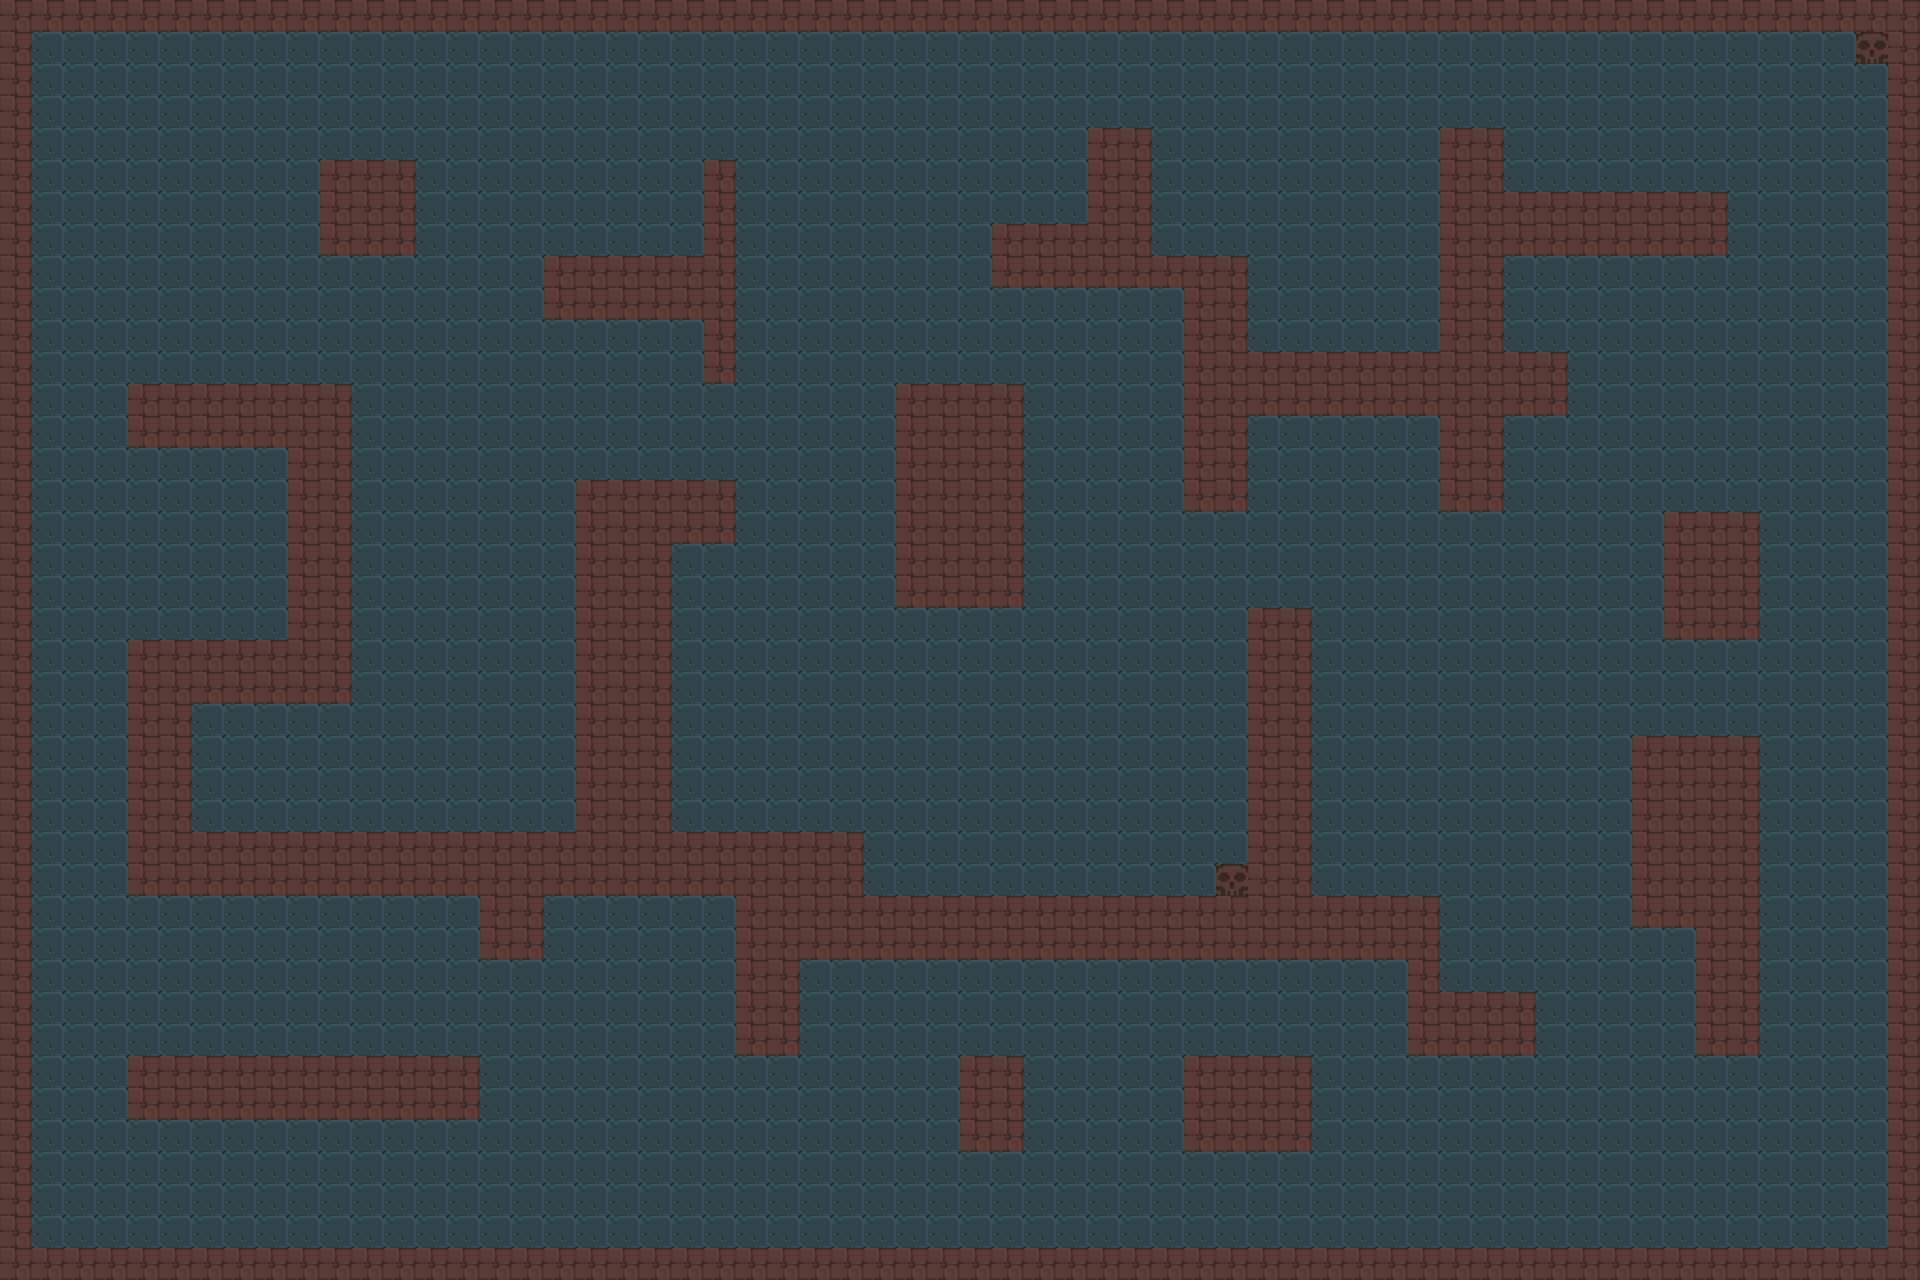

Rendered tile map (Tiled .tmx) drawn with the repository's tilesets; below, a short description and the full map source, tile grids included:
An orthogonal 60x40 tile map with 32x32 px tiles, 1 tile layer (Tile Layer 1), 2 tilesets.

<map version="1.9" tiledversion="1.9.2" orientation="orthogonal" renderorder="right-down" width="60" height="40" tilewidth="32" tileheight="32" infinite="0" nextlayerid="2" nextobjectid="1">
 <tileset firstgid="1" name="tileset" tilewidth="32" tileheight="32" tilecount="3" columns="3">
  <image source="../assets/tiles/tileset.png" width="96" height="32" />
 </tileset>
 <tileset firstgid="4" name="tileset" tilewidth="32" tileheight="32" tilecount="3" columns="3">
  <image source="../assets/tiles/tileset.png" width="96" height="32" />
 </tileset>
 <layer id="1" name="Tile Layer 1" width="60" height="40">
  <data encoding="csv">
2,2,2,2,2,2,2,2,2,2,2,2,2,2,2,2,2,2,2,2,2,2,2,2,2,2,2,2,2,2,2,2,2,2,2,2,2,2,2,2,2,2,2,2,2,2,2,2,2,2,2,2,2,2,2,2,2,2,2,2,
2,1,1,1,1,1,1,1,1,1,1,1,1,1,1,1,1,1,1,1,1,1,1,1,1,1,1,1,1,1,1,1,1,1,1,1,1,1,1,1,1,1,1,1,1,1,1,1,1,1,1,1,1,1,1,1,1,1,3,2,
2,1,1,1,1,1,1,1,1,1,1,1,1,1,1,1,1,1,1,1,1,1,1,1,1,1,1,1,1,1,1,1,1,1,1,1,1,1,1,1,1,1,1,1,1,1,1,1,1,1,1,1,1,1,1,1,1,1,1,2,
2,1,1,1,1,1,1,1,1,1,1,1,1,1,1,1,1,1,1,1,1,1,1,1,1,1,1,1,1,1,1,1,1,1,1,1,1,1,1,1,1,1,1,1,1,1,1,1,1,1,1,1,1,1,1,1,1,1,1,2,
2,1,1,1,1,1,1,1,1,1,1,1,1,1,1,1,1,1,1,1,1,1,1,1,1,1,1,1,1,1,1,1,1,1,2,2,1,1,1,1,1,1,1,1,1,2,2,1,1,1,1,1,1,1,1,1,1,1,1,2,
2,1,1,1,1,1,1,1,1,1,2,2,2,1,1,1,1,1,1,1,1,1,2,1,1,1,1,1,1,1,1,1,1,1,2,2,1,1,1,1,1,1,1,1,1,2,2,1,1,1,1,1,1,1,1,1,1,1,1,2,
2,1,1,1,1,1,1,1,1,1,2,2,2,1,1,1,1,1,1,1,1,1,2,1,1,1,1,1,1,1,1,1,1,1,2,2,1,1,1,1,1,1,1,1,1,2,2,2,2,2,2,2,2,2,1,1,1,1,1,2,
2,1,1,1,1,1,1,1,1,1,2,2,2,1,1,1,1,1,1,1,1,1,2,1,1,1,1,1,1,1,1,2,2,2,2,2,1,1,1,1,1,1,1,1,1,2,2,2,2,2,2,2,2,2,1,1,1,1,1,2,
2,1,1,1,1,1,1,1,1,1,1,1,1,1,1,1,1,2,2,2,2,2,2,1,1,1,1,1,1,1,1,2,2,2,2,2,2,2,2,1,1,1,1,1,1,2,2,1,1,1,1,1,1,1,1,1,1,1,1,2,
2,1,1,1,1,1,1,1,1,1,1,1,1,1,1,1,1,2,2,2,2,2,2,1,1,1,1,1,1,1,1,1,1,1,1,1,1,2,2,1,1,1,1,1,1,2,2,1,1,1,1,1,1,1,1,1,1,1,1,2,
2,1,1,1,1,1,1,1,1,1,1,1,1,1,1,1,1,1,1,1,1,1,2,1,1,1,1,1,1,1,1,1,1,1,1,1,1,2,2,1,1,1,1,1,1,2,2,1,1,1,1,1,1,1,1,1,1,1,1,2,
2,1,1,1,1,1,1,1,1,1,1,1,1,1,1,1,1,1,1,1,1,1,2,1,1,1,1,1,1,1,1,1,1,1,1,1,1,2,2,2,2,2,2,2,2,2,2,2,2,1,1,1,1,1,1,1,1,1,1,2,
2,1,1,1,2,2,2,2,2,2,2,1,1,1,1,1,1,1,1,1,1,1,1,1,1,1,1,1,2,2,2,2,1,1,1,1,1,2,2,2,2,2,2,2,2,2,2,2,2,1,1,1,1,1,1,1,1,1,1,2,
2,1,1,1,2,2,2,2,2,2,2,1,1,1,1,1,1,1,1,1,1,1,1,1,1,1,1,1,2,2,2,2,1,1,1,1,1,2,2,1,1,1,1,1,1,2,2,1,1,1,1,1,1,1,1,1,1,1,1,2,
2,1,1,1,1,1,1,1,1,2,2,1,1,1,1,1,1,1,1,1,1,1,1,1,1,1,1,1,2,2,2,2,1,1,1,1,1,2,2,1,1,1,1,1,1,2,2,1,1,1,1,1,1,1,1,1,1,1,1,2,
2,1,1,1,1,1,1,1,1,2,2,1,1,1,1,1,1,1,2,2,2,2,2,1,1,1,1,1,2,2,2,2,1,1,1,1,1,2,2,1,1,1,1,1,1,2,2,1,1,1,1,1,1,1,1,1,1,1,1,2,
2,1,1,1,1,1,1,1,1,2,2,1,1,1,1,1,1,1,2,2,2,2,2,1,1,1,1,1,2,2,2,2,1,1,1,1,1,1,1,1,1,1,1,1,1,1,1,1,1,1,1,1,2,2,2,1,1,1,1,2,
2,1,1,1,1,1,1,1,1,2,2,1,1,1,1,1,1,1,2,2,2,1,1,1,1,1,1,1,2,2,2,2,1,1,1,1,1,1,1,1,1,1,1,1,1,1,1,1,1,1,1,1,2,2,2,1,1,1,1,2,
2,1,1,1,1,1,1,1,1,2,2,1,1,1,1,1,1,1,2,2,2,1,1,1,1,1,1,1,2,2,2,2,1,1,1,1,1,1,1,1,1,1,1,1,1,1,1,1,1,1,1,1,2,2,2,1,1,1,1,2,
2,1,1,1,1,1,1,1,1,2,2,1,1,1,1,1,1,1,2,2,2,1,1,1,1,1,1,1,1,1,1,1,1,1,1,1,1,1,1,2,2,1,1,1,1,1,1,1,1,1,1,1,2,2,2,1,1,1,1,2,
2,1,1,1,2,2,2,2,2,2,2,1,1,1,1,1,1,1,2,2,2,1,1,1,1,1,1,1,1,1,1,1,1,1,1,1,1,1,1,2,2,1,1,1,1,1,1,1,1,1,1,1,1,1,1,1,1,1,1,2,
2,1,1,1,2,2,2,2,2,2,2,1,1,1,1,1,1,1,2,2,2,1,1,1,1,1,1,1,1,1,1,1,1,1,1,1,1,1,1,2,2,1,1,1,1,1,1,1,1,1,1,1,1,1,1,1,1,1,1,2,
2,1,1,1,2,2,1,1,1,1,1,1,1,1,1,1,1,1,2,2,2,1,1,1,1,1,1,1,1,1,1,1,1,1,1,1,1,1,1,2,2,1,1,1,1,1,1,1,1,1,1,1,1,1,1,1,1,1,1,2,
2,1,1,1,2,2,1,1,1,1,1,1,1,1,1,1,1,1,2,2,2,1,1,1,1,1,1,1,1,1,1,1,1,1,1,1,1,1,1,2,2,1,1,1,1,1,1,1,1,1,1,2,2,2,2,1,1,1,1,2,
2,1,1,1,2,2,1,1,1,1,1,1,1,1,1,1,1,1,2,2,2,1,1,1,1,1,1,1,1,1,1,1,1,1,1,1,1,1,1,2,2,1,1,1,1,1,1,1,1,1,1,2,2,2,2,1,1,1,1,2,
2,1,1,1,2,2,1,1,1,1,1,1,1,1,1,1,1,1,2,2,2,1,1,1,1,1,1,1,1,1,1,1,1,1,1,1,1,1,1,2,2,1,1,1,1,1,1,1,1,1,1,2,2,2,2,1,1,1,1,2,
2,1,1,1,2,2,2,2,2,2,2,2,2,2,2,2,2,2,2,2,2,2,2,2,2,2,2,1,1,1,1,1,1,1,1,1,1,1,1,2,2,1,1,1,1,1,1,1,1,1,1,2,2,2,2,1,1,1,1,2,
2,1,1,1,2,2,2,2,2,2,2,2,2,2,2,2,2,2,2,2,2,2,2,2,2,2,2,1,1,1,1,1,1,1,1,1,1,1,3,2,2,1,1,1,1,1,1,1,1,1,1,2,2,2,2,1,1,1,1,2,
2,1,1,1,1,1,1,1,1,1,1,1,1,1,1,2,2,1,1,1,1,1,1,2,2,2,2,2,2,2,2,2,2,2,2,2,2,2,2,2,2,2,2,2,2,1,1,1,1,1,1,2,2,2,2,1,1,1,1,2,
2,1,1,1,1,1,1,1,1,1,1,1,1,1,1,2,2,1,1,1,1,1,1,2,2,2,2,2,2,2,2,2,2,2,2,2,2,2,2,2,2,2,2,2,2,1,1,1,1,1,1,1,1,2,2,1,1,1,1,2,
2,1,1,1,1,1,1,1,1,1,1,1,1,1,1,1,1,1,1,1,1,1,1,2,2,1,1,1,1,1,1,1,1,1,1,1,1,1,1,1,1,1,1,1,2,1,1,1,1,1,1,1,1,2,2,1,1,1,1,2,
2,1,1,1,1,1,1,1,1,1,1,1,1,1,1,1,1,1,1,1,1,1,1,2,2,1,1,1,1,1,1,1,1,1,1,1,1,1,1,1,1,1,1,1,2,2,2,2,1,1,1,1,1,2,2,1,1,1,1,2,
2,1,1,1,1,1,1,1,1,1,1,1,1,1,1,1,1,1,1,1,1,1,1,2,2,1,1,1,1,1,1,1,1,1,1,1,1,1,1,1,1,1,1,1,2,2,2,2,1,1,1,1,1,2,2,1,1,1,1,2,
2,1,1,1,2,2,2,2,2,2,2,2,2,2,2,1,1,1,1,1,1,1,1,1,1,1,1,1,1,1,2,2,1,1,1,1,1,2,2,2,2,1,1,1,1,1,1,1,1,1,1,1,1,1,1,1,1,1,1,2,
2,1,1,1,2,2,2,2,2,2,2,2,2,2,2,1,1,1,1,1,1,1,1,1,1,1,1,1,1,1,2,2,1,1,1,1,1,2,2,2,2,1,1,1,1,1,1,1,1,1,1,1,1,1,1,1,1,1,1,2,
2,1,1,1,1,1,1,1,1,1,1,1,1,1,1,1,1,1,1,1,1,1,1,1,1,1,1,1,1,1,2,2,1,1,1,1,1,2,2,2,2,1,1,1,1,1,1,1,1,1,1,1,1,1,1,1,1,1,1,2,
2,1,1,1,1,1,1,1,1,1,1,1,1,1,1,1,1,1,1,1,1,1,1,1,1,1,1,1,1,1,1,1,1,1,1,1,1,1,1,1,1,1,1,1,1,1,1,1,1,1,1,1,1,1,1,1,1,1,1,2,
2,1,1,1,1,1,1,1,1,1,1,1,1,1,1,1,1,1,1,1,1,1,1,1,1,1,1,1,1,1,1,1,1,1,1,1,1,1,1,1,1,1,1,1,1,1,1,1,1,1,1,1,1,1,1,1,1,1,1,2,
2,1,1,1,1,1,1,1,1,1,1,1,1,1,1,1,1,1,1,1,1,1,1,1,1,1,1,1,1,1,1,1,1,1,1,1,1,1,1,1,1,1,1,1,1,1,1,1,1,1,1,1,1,1,1,1,1,1,1,2,
2,2,2,2,2,2,2,2,2,2,2,2,2,2,2,2,2,2,2,2,2,2,2,2,2,2,2,2,2,2,2,2,2,2,2,2,2,2,2,2,2,2,2,2,2,2,2,2,2,2,2,2,2,2,2,2,2,2,2,2
</data>
 </layer>
</map>
